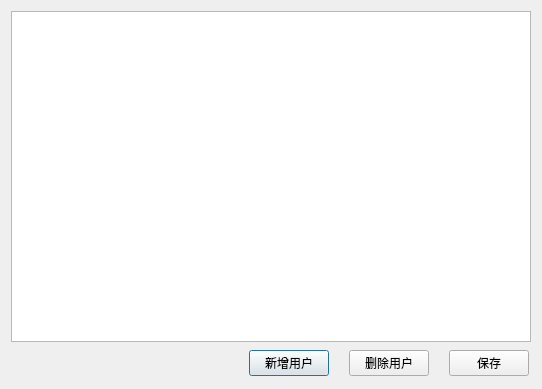
<?xml version="1.0" encoding="UTF-8"?>
<ui version="4.0">
 <class>usrManger</class>
 <widget class="QDialog" name="usrManger">
  <property name="geometry">
   <rect>
    <x>0</x>
    <y>0</y>
    <width>542</width>
    <height>389</height>
   </rect>
  </property>
  <property name="windowTitle">
   <string>用户管理</string>
  </property>
  <layout class="QVBoxLayout" name="verticalLayout">
   <item>
    <widget class="QTableView" name="tableView"/>
   </item>
   <item>
    <layout class="QHBoxLayout" name="horizontalLayout">
     <property name="spacing">
      <number>20</number>
     </property>
     <property name="leftMargin">
      <number>2</number>
     </property>
     <property name="topMargin">
      <number>2</number>
     </property>
     <property name="rightMargin">
      <number>2</number>
     </property>
     <property name="bottomMargin">
      <number>2</number>
     </property>
     <item>
      <spacer name="horizontalSpacer">
       <property name="orientation">
        <enum>Qt::Horizontal</enum>
       </property>
       <property name="sizeHint" stdset="0">
        <size>
         <width>40</width>
         <height>20</height>
        </size>
       </property>
      </spacer>
     </item>
     <item>
      <widget class="QPushButton" name="AddUser">
       <property name="text">
        <string>新增用户</string>
       </property>
      </widget>
     </item>
     <item>
      <widget class="QPushButton" name="DelUser">
       <property name="text">
        <string>删除用户</string>
       </property>
      </widget>
     </item>
     <item>
      <widget class="QPushButton" name="Save">
       <property name="text">
        <string>保存</string>
       </property>
      </widget>
     </item>
    </layout>
   </item>
  </layout>
 </widget>
 <resources/>
 <connections/>
</ui>
